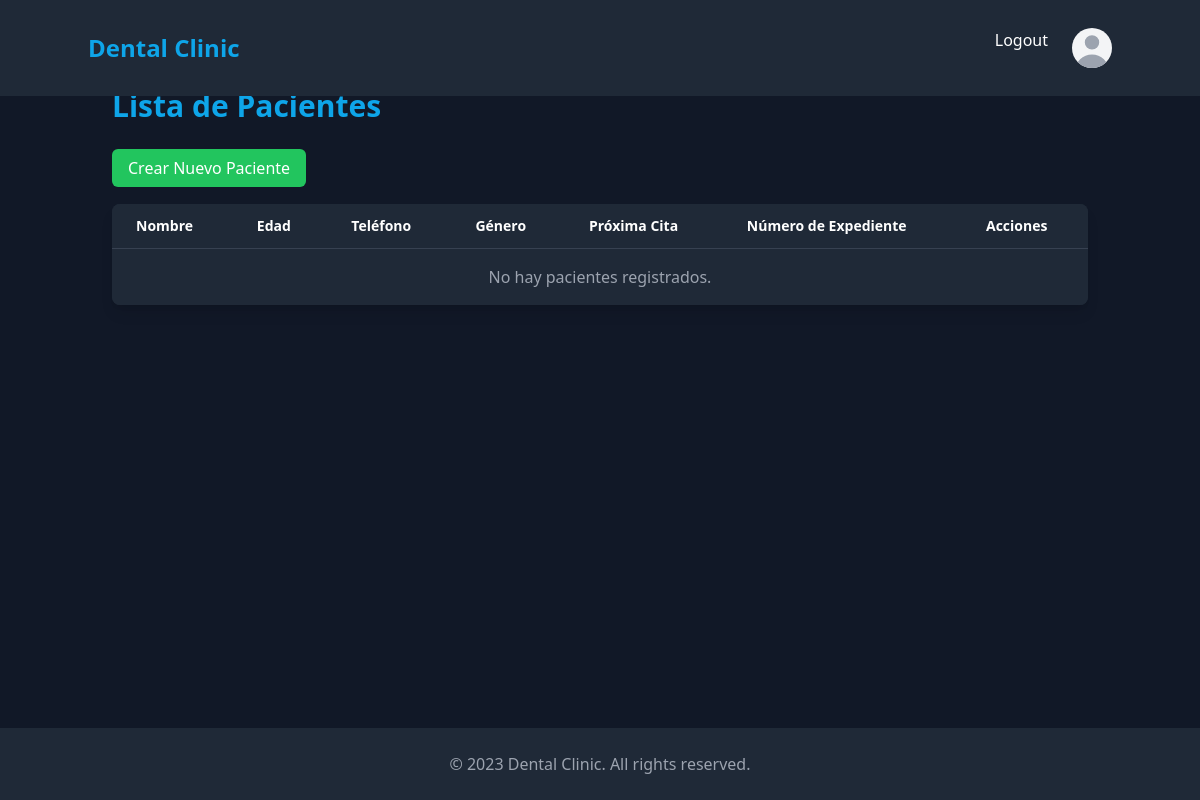
/patients/ (signed in), run on an earlier commit of the app's database.
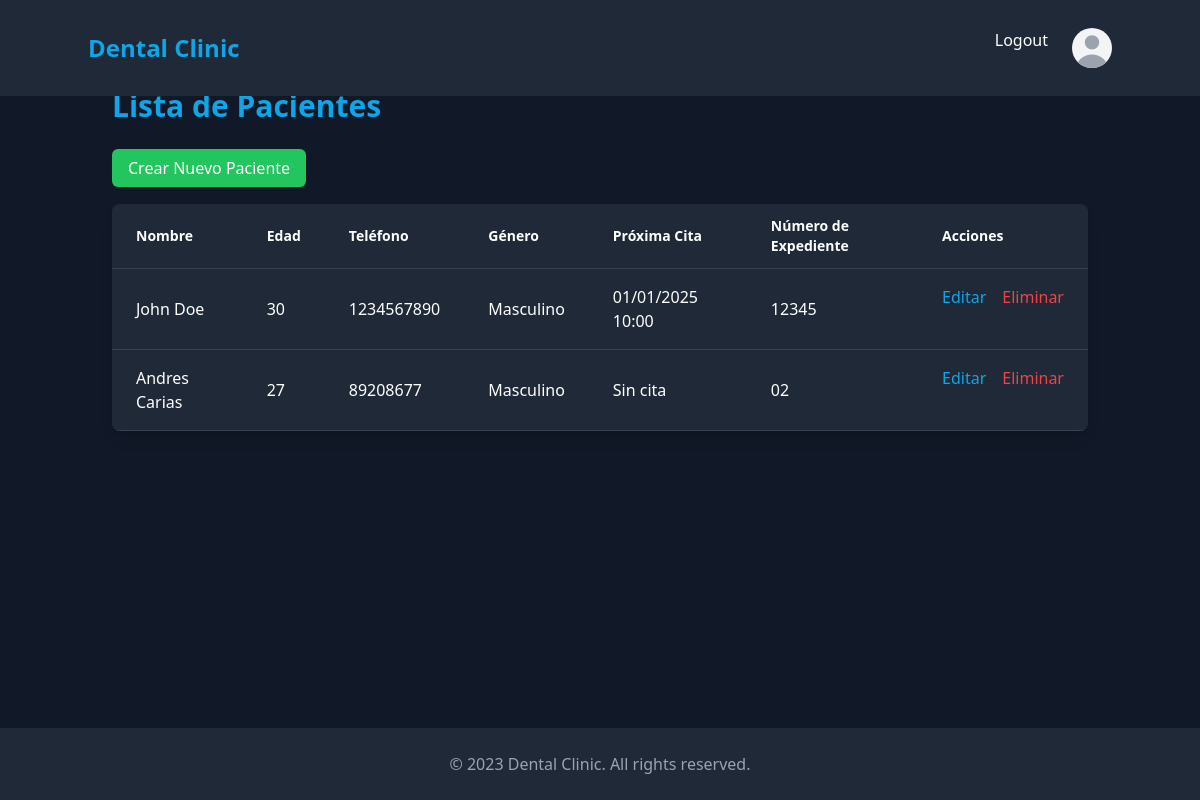
And on a later commit of the database.
### appointments/models.py (models this page shows, shortened)
class Patient(models.Model):
    name = models.CharField(max_length=100, verbose_name="Nombre Del Paciente")
    age = models.IntegerField(default=0, verbose_name="Edad", null=True, blank=True)
    email = models.EmailField(verbose_name="Correo Electrónico", null=True, blank=True)
    birth_date = models.DateField(verbose_name="Fecha De Nacimiento", null=True, blank=True)
    num_Expidiente = models.CharField(max_length=50, verbose_name="Número De Expediente", null=True, blank=True)
    identity_number = models.CharField(max_length=50, verbose_name="Número De Identidad", null=True, blank=True)
    gender = models.CharField(max_length=1, choices=[('F', 'Femenino'), ('M', 'Masculino')], verbose_name="Género", null=True, blank=True)
    phone = models.CharField(max_length=15, verbose_name="Teléfono", null=True, blank=True)
    next_appointment = models.DateTimeField(null=True, blank=True, verbose_name="Próxima Cita")
    dentist = models.ForeignKey(User, on_delete=models.CASCADE, verbose_name="Dentista")
    origin = models.CharField(max_length=100, verbose_name="Lugar De Procedencia", null=True, blank=True)
    neighborhood = models.CharField(max_length=100, verbose_name="Barrio / Colonia / Residencial", null=True, blank=True)
    responsible_name = models.CharField(max_length=100, verbose_name="Nombre Del Responsable", null=True, blank=True)
    relationship = models.CharField(max_length=50, verbose_name="Relación / Parentesco", null=True, blank=True)
    responsible_phone = models.CharField(max_length=15, verbose_name="Teléfono Del Responsable", null=True, blank=True)
    hospitalized_last_2_years = models.CharField(max_length=3, choices=[('yes', 'Sí'), ('no', 'No')], default='no', verbose_name="¿Ha sido hospitalizado en los últimos dos años?", null=True, blank=True)
    hospitalization_reason = models.CharField(max_length=200, blank=True, null=True, default='', verbose_name="¿Por qué?")
    under_medical_treatment = models.CharField(max_length=3, choices=[('yes', 'Sí'), ('no', 'No')], default='no', verbose_name="¿Está bajo tratamiento médico por enfermedad?", null=True, blank=True)
    medical_condition = models.CharField(max_length=200, blank=True, null=True, default='', verbose_name="¿Sí, qué enfermedad?")
    allergic_to_substances = models.CharField(max_length=3, choices=[('yes', 'Sí'), ('no', 'No')], default='no', verbose_name="¿Es alérgico a alguna sustancia, alimento o droga?", null=True, blank=True)
    allergies_detail = models.CharField(max_length=200, blank=True, null=True, default='', verbose_name="¿A qué?")
    regular_medications = models.CharField(max_length=200, blank=True, null=True, default='', verbose_name="¿Qué medicamentos consume habitualmente?")
    smokes = models.CharField(max_length=3, choices=[('yes', 'Sí'), ('no', 'No')], default='no', verbose_name="¿Fuma?", null=True, blank=True)
    cigarettes_per_day = models.IntegerField(blank=True, null=True, default=0, verbose_name="¿Cuántos al día?")
    drinks_alcohol = models.CharField(max_length=3, choices=[('yes', 'Sí'), ('no', 'No')], default='no', verbose_name="¿Toma alcohol?", null=True, blank=True)
    alcohol_amount = models.CharField(max_length=100, blank=True, null=True, default='', verbose_name="¿Cuánto?")
    is_pregnant = models.CharField(max_length=3, choices=[('yes', 'Sí'), ('no', 'No')], default='no', verbose_name="¿Está embarazada?", null=True, blank=True)
    pregnancy_months = models.IntegerField(blank=True, null=True, default=0, verbose_name="¿Cuántos meses?")
    CONDITIONS_CHOICES = [
        ('cardiac_problems', 'Problemas Cardiacos'),
        ('high_blood_pressure', 'Presión Sanguínea Alta'),
        ('low_blood_pressure', 'Presión Sanguínea Baja'),
        ('venereal_diseases', 'Enfermedades Venéreas'),
        ('hepatitis', 'Hepatitis'),
        ('stomach_ulcers', 'Úlceras Estomacales'),
        ('headaches', 'Dolor De Cabeza'),
        ('aids', 'Sida'),
        ('epilepsy', 'Epilepsia'),
        ('arthritis', 'Artritis'),
        ('diabetes', 'Diabetes'),
        ('nervous_issues', 'Alteraciones nerviosas'),
        ('sinusitis', 'Sinusitis'),
        ('other', 'Otras')
    ]
    ToothCondition =[
         ('S', 'S'),# ('S', 'Sano (S)'),
        ('A', 'A'), #('A', 'Amalgama (A)'),
        ('R', 'R'),#('R', 'Resina (R)'),
        ('C', 'C'),#('C', 'Caries (C)'),
        ('-', '-'),#('-', 'Ausente (-)'),
        ('X', 'X'),# ('X', 'Perdido (X)'),
        ('EI', 'EI'), #('EI', 'Extracción Indicada (EI)'),
        ('P', 'P'), #('P', 'Periodontopatias (P)'),
        ('E', 'E'), #('E', 'Endodoncia (E)'),
        ('PR', 'PR'), #('PR', 'Prótesis Removible (PR)'),
        ('I', 'I'), #('I', 'Incrustación (I)'),
        ('FR', 'FR'), #('FR', 'Fractura Dentaria (FR)'),
        ('S', 'S'), #('S', 'Sellantes (S)'),
        ('PP', 'PP'), #('PP', 'Pulpotomía (PP)'),
        ('PC', 'PC'), #('PC', 'Pulpectomia (PC)'),
    ]
    CONDITIONS_TYPE_CHOICES = [
        ('generalized', 'Generalizada'),
        ('localized', 'Localizada')
    ]
    conditions = MultiSelectField(choices=CONDITIONS_CHOICES, default='', verbose_name="Afecciones", null=True, blank=True)
    observations = models.TextField(blank=True, null=True, default='', verbose_name="Observaciones")
    attach_medical_report = models.CharField(max_length=3, choices=[('yes', 'Sí'), ('no', 'No')], default='no', verbose_name="Adjunta el informe médico", null=True, blank=True)
    difficulty_speaking = models.CharField(max_length=3, choices=[('yes', 'Sí'), ('no', 'No')], default='no', verbose_name="¿Tiene dificultad para hablar?", null=True, blank=True)
    difficulty_chewing = models.CharField(max_length=3, choices=[('yes', 'Sí'), ('no', 'No')], default='no', verbose_name="¿Para masticar?", null=True, blank=True)
    difficulty_opening_mouth = models.CharField(max_length=3, choices=[('yes', 'Sí'), ('no', 'No')], default='no', verbose_name="¿Para abrir la boca?", null=True, blank=True)
    difficulty_swallowing = models.CharField(max_length=3, choices=[('yes', 'Sí'), ('no', 'No')], default='no', verbose_name="¿Para tragar los alimentos?", null=True, blank=True)
    bleeding_gums = models.CharField(max_length=3, choices=[('yes', 'Sí'), ('no', 'No')], default='no', verbose_name="¿Le sangran las encías?", null=True, blank=True)
    tooth_mobility = models.CharField(max_length=3, choices=[('yes', 'Sí'), ('no', 'No')], default='no', verbose_name="¿Tiene movilidad en algún diente?", null=True, blank=True)
    pus_in_mouth = models.CharField(max_length=3, choices=[('yes', 'Sí'), ('no', 'No')], default='no', verbose_name="¿Le sale pus de algún lugar de la boca?", null=True, blank=True)
    pus_location = models.CharField(max_length=200, blank=True, null=True, default='', verbose_name="¿Dónde?")
    brushing_frequency = models.IntegerField(default=0, verbose_name="¿Cuántas veces al día se cepilla los dientes?", null=True, blank=True)
    oral_hygiene_status = models.CharField(max_length=10, choices=[('good', 'Buena'), ('regular', 'Regular'), ('poor', 'Mala')], default='good', verbose_name="¿Estado de la higiene bucal?", null=True, blank=True)
    tongue_condition = models.CharField(max_length=10, choices=[('abnormal', 'Anormal'), ('normal', 'Normal')], default='normal', verbose_name="Lengua", null=True, blank=True)
    lips_condition = models.CharField(max_length=10, choices=[('abnormal', 'Anormal'), ('normal', 'Normal')], default='normal', verbose_name="Labios", null=True, blank=True)
    cheeks_condition = models.CharField(max_length=10, choices=[('abnormal', 'Anormal'), ('normal', 'Normal')], default='normal', verbose_name="Carillos", null=True, blank=True)
    floor_of_mouth_condition = models.CharField(max_length=10, choices=[('abnormal', 'Anormal'), ('normal', 'Normal')], default='normal', verbose_name="Piso de la boca", null=True, blank=True)
    gingival_tissue_condition = models.CharField(max_length=10, choices=[('abnormal', 'Anormal'), ('normal', 'Normal')], default='normal', verbose_name="Tejido gingival – periodontal", null=True, blank=True)
    number_of_teeth = models.IntegerField(default=0, verbose_name="Cantidad de dientes presentes", null=True, blank=True)
    tartar_presence = models.CharField(max_length=3, choices=[('yes', 'Sí'), ('no', 'No')], default='no', verbose_name="Presencia de sarro", null=True, blank=True)
    periodontal_disease = models.CharField(max_length=3, choices=[('yes', 'Sí'), ('no', 'No')], default='no', verbose_name="Enfermedad periodontal", null=True, blank=True)
    periodontal_disease_location = models.CharField(max_length=200, blank=True, null=True, default='', verbose_name="¿Dónde? (si es localizada)")
    conditions_type = models.CharField(max_length=20, choices=CONDITIONS_TYPE_CHOICES, default='generalized', verbose_name="Tipo de afección", null=True, blank=True)
    tooth_1 = models.CharField(max_length=2, choices=ToothCondition, blank=True, null=True, verbose_name="Diente 1")
    tooth_2 = models.CharField(max_length=2, choices=ToothCondition, blank=True, null=True, verbose_name="Diente 2")
    tooth_3 = models.CharField(max_length=2, choices=ToothCondition, blank=True, null=True, verbose_name="Diente 3")
    tooth_4 = models.CharField(max_length=2, choices=ToothCondition, blank=True, null=True, verbose_name="Diente 4")
    tooth_5 = models.CharField(max_length=2, choices=ToothCondition, blank=True, null=True, verbose_name="Diente 5")
    tooth_6 = models.CharField(max_length=2, choices=ToothCondition, blank=True, null=True, verbose_name="Diente 6")
    tooth_7 = models.CharField(max_length=2, choices=ToothCondition, blank=True, null=True, verbose_name="Diente 7")
    tooth_8 = models.CharField(max_length=2, choices=ToothCondition, blank=True, null=True, verbose_name="Diente 8")
    tooth_9 = models.CharField(max_length=2, choices=ToothCondition, blank=True, null=True, verbose_name="Diente 9")
    tooth_10 = models.CharField(max_length=2, choices=ToothCondition, blank=True, null=True, verbose_name="Diente 10")
    tooth_11 = models.CharField(max_length=2, choices=ToothCondition, blank=True, null=True, verbose_name="Diente 11")
    tooth_12 = models.CharField(max_length=2, choices=ToothCondition, blank=True, null=True, verbose_name="Diente 12")
    tooth_13 = models.CharField(max_length=2, choices=ToothCondition, blank=True, null=True, verbose_name="Diente 13")
    tooth_14 = models.CharField(max_length=2, choices=ToothCondition, blank=True, null=True, verbose_name="Diente 14")
    tooth_15 = models.CharField(max_length=2, choices=ToothCondition, blank=True, null=True, verbose_name="Diente 15")
    tooth_16 = models.CharField(max_length=2, choices=ToothCondition, blank=True, null=True, verbose_name="Diente 16")
    tooth_17 = models.CharField(max_length=2, choices=ToothCondition, blank=True, null=True, verbose_name="Diente 17")
    tooth_18 = models.CharField(max_length=2, choices=ToothCondition, blank=True, null=True, verbose_name="Diente 18")
    tooth_19 = models.CharField(max_length=2, choices=ToothCondition, blank=True, null=True, verbose_name="Diente 19")
    tooth_20 = models.CharField(max_length=2, choices=ToothCondition, blank=True, null=True, verbose_name="Diente 20")
    tooth_21 = models.CharField(max_length=2, choices=ToothCondition, blank=True, null=True, verbose_name="Diente 21")
    tooth_22 = models.CharField(max_length=2, choices=ToothCondition, blank=True, null=True, verbose_name="Diente 22")
    tooth_23 = models.CharField(max_length=2, choices=ToothCondition, blank=True, null=True, verbose_name="Diente 23")
    tooth_24 = models.CharField(max_length=2, choices=ToothCondition, blank=True, null=True, verbose_name="Diente 24")
    tooth_25 = models.CharField(max_length=2, choices=ToothCondition, blank=True, null=True, verbose_name="Diente 25")
    tooth_26 = models.CharField(max_length=2, choices=ToothCondition, blank=True, null=True, verbose_name="Diente 26")
    tooth_27 = models.CharField(max_length=2, choices=ToothCondition, blank=True, null=True, verbose_name="Diente 27")
    tooth_28 = models.CharField(max_length=2, choices=ToothCondition, blank=True, null=True, verbose_name="Diente 28")
    tooth_29 = models.CharField(max_length=2, choices=ToothCondition, blank=True, null=True, verbose_name="Diente 29")
    tooth_30 = models.CharField(max_length=2, choices=ToothCondition, blank=True, null=True, verbose_name="Diente 30")
    tooth_31 = models.CharField(max_length=2, choices=ToothCondition, blank=True, null=True, verbose_name="Diente 31")
    tooth_32 = models.CharField(max_length=2, choices=ToothCondition, blank=True, null=True, verbose_name="Diente 32")
    diagnosis = models.TextField(default='', verbose_name="Diagnóstico", null=True, blank=True)
    treatment_plan = models.TextField(default='', verbose_name="Plan de Tratamiento", null=True, blank=True)

### appointments/views.py (the view)
# urls.py: path('patients/', views.patients_list, name='patients_list'),
@login_required
def patients_list(request):
    patients = Patient.objects.filter(dentist=request.user)
    return render(request, 'appointments/patients_list.html', {'patients': patients})

### appointments/templates/appointments/patients_list.html (shortened to what this page needs)
{% extends 'appointments/base.html' %}
{% block content %}
<div class="container mx-auto p-6">
    <h1 class="text-3xl font-bold text-dental-blue mb-8">Lista de Pacientes</h1>
    <div class="mb-6">
        <a href="{% url 'patient_create' %}" class="bg-dental-green text-white px-4 py-2 rounded-md hover:bg-dental-green/80 transition-colors">
            Crear Nuevo Paciente
        </a>
    </div>
    <div class="overflow-x-auto bg-gray-800 rounded-lg shadow-lg">
        <table class="min-w-full bg-gray-800 text-white">
            <thead>
                <tr class="border-b border-gray-700">
                    <th class="px-6 py-3 text-left text-sm font-semibold">Nombre</th>
                    <th class="px-6 py-3 text-left text-sm font-semibold">Edad</th>
                    <th class="px-6 py-3 text-left text-sm font-semibold">Teléfono</th>
                    <th class="px-6 py-3 text-left text-sm font-semibold">Género</th>
                    <th class="px-6 py-3 text-left text-sm font-semibold">Próxima Cita</th>
                    <th class="px-6 py-3 text-left text-sm font-semibold">Número de Expediente</th>
                    <th class="px-6 py-3 text-left text-sm font-semibold">Acciones</th>
                </tr>
            </thead>
            <tbody>
                {% for patient in patients %}
                <tr class="border-b border-gray-700 hover:bg-gray-700 transition-colors">
                    <td class="px-6 py-4">{{ patient.name }}</td>
                    <td class="px-6 py-4">{{ patient.age }}</td>
                    <td class="px-6 py-4">{{ patient.phone }}</td>
                    <td class="px-6 py-4">{{ patient.get_gender_display }}</td>
                    <td class="px-6 py-4">
                        {% if patient.next_appointment %}
                            {{ patient.next_appointment|date:"d/m/Y H:i" }}
                        {% else %}
                            Sin cita
                        {% endif %}
                    </td>
                    <td class="px-6 py-4">{{ patient.num_Expidiente }}</td>
                    <td class="px-6 py-4 flex space-x-4">
                        <a href="{% url 'patient_edit' patient.pk %}" class="text-dental-blue hover:text-dental-blue/80 transition-colors">
                            Editar
                        </a>
                        <a href="{% url 'patient_delete' patient.pk %}" class="text-red-500 hover:text-red-400 transition-colors">
                            Eliminar
                        </a>
                    </td>
                </tr>
                {% empty %}
                <tr>
                    <td colspan="7" class="px-6 py-4 text-center text-gray-400">No hay pacientes registrados.</td>
                </tr>
                {% endfor %}
            </tbody>
        </table>
    </div>
</div>
{% endblock %}

What changed in the data, as far as the page shows it:
added Patient: name "John Doe", age "30", phone "1234567890", gender "Masculino", next_appointment "01/01/2025 10:00", num_Expidiente "12345"
added Patient: name "Andres Carias", age "27", phone "89208677", gender "Masculino", shows "Sin cita", num_Expidiente "02"
Also different on the page:
text no longer shown: "No hay pacientes registrados."
